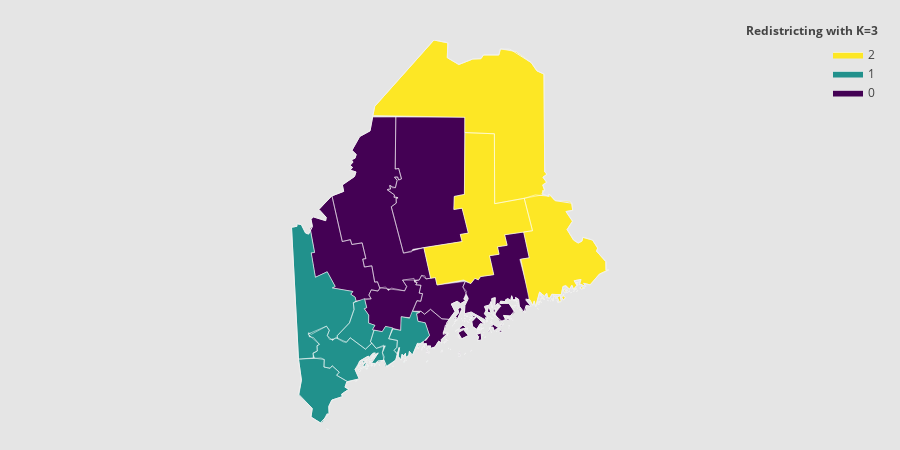

The cell this chart's notebook holds for it:
### Code cell
fig = ff.create_choropleth(
    fips=fips,
    values=new_label_results,
    scope=["Maine"],
    show_state_data=True,
    round_legend_values=True,
    plot_bgcolor="rgb(229,229,229)",
    paper_bgcolor="rgb(229,229,229)",
    legend_title="Redistricting with K=3",
    county_outline={"color": "rgb(255,255,255)", "width": 0.5},
    exponent_format=True,
)
fig.layout.template = None
fig.show()

### Figure 1 — Plotly figure (JSON) as saved in the notebook; plotly's stock layout.template omitted (floating-point values rounded to 4 significant figures; data arrays with more than 128 entries replaced by an {"elided": "..."} marker saying what was removed)
{"data": [{"fill": "toself", "fillcolor": "rgb(68, 1, 84)", "hoverinfo": "none", "line": {"color": "rgb(255,255,255)", "width": 0.5}, "mode": "lines", "name": "0", "type": "scatter", "x": {"elided": "999 float values"}, "y": {"elided": "999 float values"}}, {"fill": "toself", "fillcolor": "rgb(33, 145, 140)", "hoverinfo": "none", "line": {"color": "rgb(255,255,255)", "width": 0.5}, "mode": "lines", "name": "1", "type": "scatter", "x": {"elided": "387 float values"}, "y": {"elided": "387 float values"}}, {"fill": "toself", "fillcolor": "rgb(253, 231, 37)", "hoverinfo": "none", "line": {"color": "rgb(255,255,255)", "width": 0.5}, "mode": "lines", "name": "2", "type": "scatter", "x": {"elided": "427 float values"}, "y": {"elided": "427 float values"}}, {"hoverinfo": "text", "legendgroup": "centroids", "marker": {"color": "white", "opacity": 0}, "mode": "markers", "name": "US Counties", "selected": {"marker": {"color": "white", "opacity": 1, "size": 3}}, "showlegend": false, "text": {"elided": "223 str values"}, "type": "scatter", "unselected": {"marker": {"opacity": 0}}, "x": [[-70.61], [-70.71], [-67.3], [-67.33], [-67.33], [-67.35], [-67.35], [-67.36], [-67.36], [-67.36], [-67.37], [-67.39], [-67.39], [-67.39], [-67.41], [-67.43], [-67.44], [-67.46], [-67.47], [-67.48], [-67.49], [-67.5], [-67.53], [-67.51], [-67.54], [-67.6], [-67.61], [-67.59], [-67.62], [-67.63], [-67.64], [-67.66], [-67.66], [-67.67], [-67.67], [-67.67], [-67.67], [-67.7], [-67.71], [-67.74], [-67.75], [-67.75], [-67.76], [-67.76], [-67.79], [-67.8], [-67.81], [-67.82], [-67.83], [-67.83], [-67.83], [-67.84], [-67.85], [-67.87], [-67.86], [-67.63], [-68.9], [-68.94], [-68.96], [-68.95], [-69.15], [-69.76], [-69.85], [-69.31], [-69.39], [-69.43], [-69.43], [-69.59], [-69.6], [-69.61], [-69.63], [-69.54], [-68.56], [-68.58], [-68.59], [-68.65], [-68.63], [-68.74], [-68.79], [-68.8], [-68.82], [-68.82], [-68.89], [-68.89], [-68.89], [-68.9], [-68.84], [-68.91], [-68.87], [-68.96], [-68.98], [-69.01], [-69.03], [-69.04], [-69.05], [-69.05], [-69.07], [-69.07], [-69.08], [-69.08], [-69.13], [-69.22], [-69.29], [-69.29], [-69.31], [-69.31], [-69.31], [-69.35], [-69.38], [-69.23], [-68.03], [-68.1], [-68.13], [-68.13], [-68.14], [-68.15], [-68.16], [-68.18], [-68.18], [-68.18], [-68.19], [-68.2], [-68.2], [-68.21], [-68.21], [-68.23], [-68.24], [-68.25], [-68.26], [-68.27], [-68.26], [-68.3], [-68.33], [-68.34], [-68.34], [-68.37], [-68.35], [-68.36], [-68.38], [-68.39], [-68.41], [-68.43], [-68.45], [-68.44], [-68.46], [-68.47], [-68.46], [-68.47], [-68.48], [-68.48], [-68.48], [-68.5], [-68.44], [-68.51], [-68.51], [-68.54], [-68.57], [-68.58], [-68.58], [-68.6], [-68.6], [-68.61], [-68.62], [-68.62], [-68.62], [-68.63], [-68.63], [-68.64], [-68.64], [-68.65], [-68.65], [-68.65], [-68.66], [-68.71], [-68.75], [-68.74], [-68.76], [-68.78], [-68.79], [-68.79], [-68.81], [-68.82], [-68.82], [-68.83], [-68.82], [-68.35], [-68.85], [-68.86], [-69.94], [-69.99], [-70.01], [-70.03], [-70.04], [-70.04], [-70.05], [-70.06], [-70.07], [-70.07], [-70.08], [-70.08], [-70.09], [-70.09], [-70.1], [-70.1], [-70.12], [-70.12], [-70.14], [-70.16], [-70.18], [-70.19], [-70.19], [-70.2], [-70.2], [-70.23], [-70.4], -70.21, -68.6, -70.44, -69.77, -70.76, -68.65, -69.28, -69.96], "y": [[42.98], [43.48], [44.61], [44.65], [44.68], [44.64], [44.58], [44.65], [44.57], [44.67], [44.6], [44.6], [44.57], [44.59], [44.57], [44.6], [44.56], [44.57], [44.57], [44.56], [44.6], [44.62], [44.53], [44.57], [44.5], [44.44], [44.45], [44.49], [44.46], [44.49], [44.51], [44.51], [44.53], [44.49], [44.47], [44.46], [44.48], [44.49], [44.46], [44.47], [44.46], [44.5], [44.53], [44.54], [44.48], [44.52], [44.5], [44.44], [44.53], [44.48], [44.55], [44.46], [44.45], [44.37], [44.44], [45.04], [44.32], [44.23], [44.21], [44.26], [44.51], [43.71], [43.96], [43.77], [43.96], [43.92], [43.93], [43.78], [43.8], [43.77], [43.81], [44.07], [44.04], [44.1], [44.07], [44.11], [44.05], [43.89], [44.14], [44.14], [44.14], [43.86], [44.03], [43.83], [43.86], [44.06], [44.08], [44.05], [44.15], [44.2], [44.17], [43.9], [43.91], [44.08], [44.07], [44.0], [44.01], [44.04], [43.98], [43.99], [43.88], [43.92], [43.87], [43.94], [43.91], [43.9], [43.87], [43.93], [43.91], [44.16], [44.33], [44.36], [44.41], [44.44], [44.39], [44.46], [44.41], [44.4], [44.39], [44.47], [44.4], [44.24], [44.49], [44.48], [44.4], [44.26], [44.17], [44.15], [44.27], [44.28], [44.25], [44.28], [44.2], [44.43], [44.18], [44.14], [44.11], [44.19], [44.14], [44.41], [44.11], [44.29], [44.31], [44.35], [44.26], [44.21], [44.2], [44.1], [44.22], [44.21], [44.27], [44.14], [44.16], [44.11], [44.35], [44.22], [44.21], [44.15], [44.23], [44.14], [44.18], [44.14], [44.15], [44.14], [44.12], [44.14], [44.15], [44.13], [44.13], [44.15], [44.14], [44.13], [44.21], [44.29], [44.3], [44.26], [44.24], [44.21], [44.28], [44.23], [44.29], [44.29], [44.26], [44.22], [44.24], [44.69], [44.23], [44.26], [43.73], [43.84], [43.82], [43.72], [43.8], [43.72], [43.75], [43.77], [43.79], [43.8], [43.71], [43.72], [43.73], [43.68], [43.78], [43.7], [43.71], [43.73], [43.76], [43.69], [43.74], [43.72], [43.66], [43.64], [43.68], [43.54], [43.85], 44.17, 46.66, 44.97, 44.41, 44.5, 45.4, 45.84, 45.51]}, {"hoverinfo": "text", "legendgroup": "States", "line": {"color": "rgb(240, 240, 240)", "width": 1}, "mode": "lines", "showlegend": false, "type": "scatter", "x": {"elided": "1444 float values"}, "y": {"elided": "1444 float values"}}], "layout": {"annotations": [{"showarrow": false, "text": "<b>Redistricting with K=3</b>", "x": 1, "xanchor": "right", "xref": "paper", "y": 1.05, "yref": "paper"}], "dragmode": "select", "height": 450, "hovermode": "closest", "legend": {"traceorder": "reversed", "x": 1, "xanchor": "right", "y": 1, "yanchor": "top"}, "margin": {"b": 20, "l": 20, "r": 20, "t": 40}, "paper_bgcolor": "rgb(229,229,229)", "plot_bgcolor": "rgb(229,229,229)", "width": 900, "xaxis": {"autorange": false, "fixedrange": true, "range": [-74.62, -63.41], "showgrid": false, "showticklabels": false, "zeroline": false}, "yaxis": {"autorange": false, "fixedrange": true, "range": [42.98, 47.46], "showgrid": false, "showticklabels": false, "zeroline": false}}}
